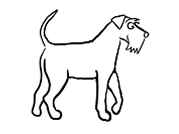
#> input picture files/images/dog1.png, 179 x 134 px, found by its file name
$ python costumes.py
#> lines starting #> are read from the running program, lines starting #| are printed output that depends on the picture
from PIL import Image

image_paths = [
    "files/images/dog1.png",
    "files/images/dog2.png",
    "files/images/dog3.png"
]

images = [Image.open(path) for path in image_paths]
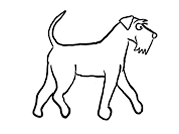
#> input picture files/images/dog2.png, 179 x 134 px, found by its file name
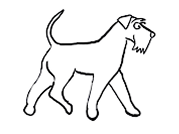
#> input picture files/images/dog3.png, 179 x 134 px, found by its file name
#> images = 3 items

images[0].save(
    "files/costumes.gif",
    save_all=True,
    append_images=images[1:],
    duration=200,
    loop=0
)
